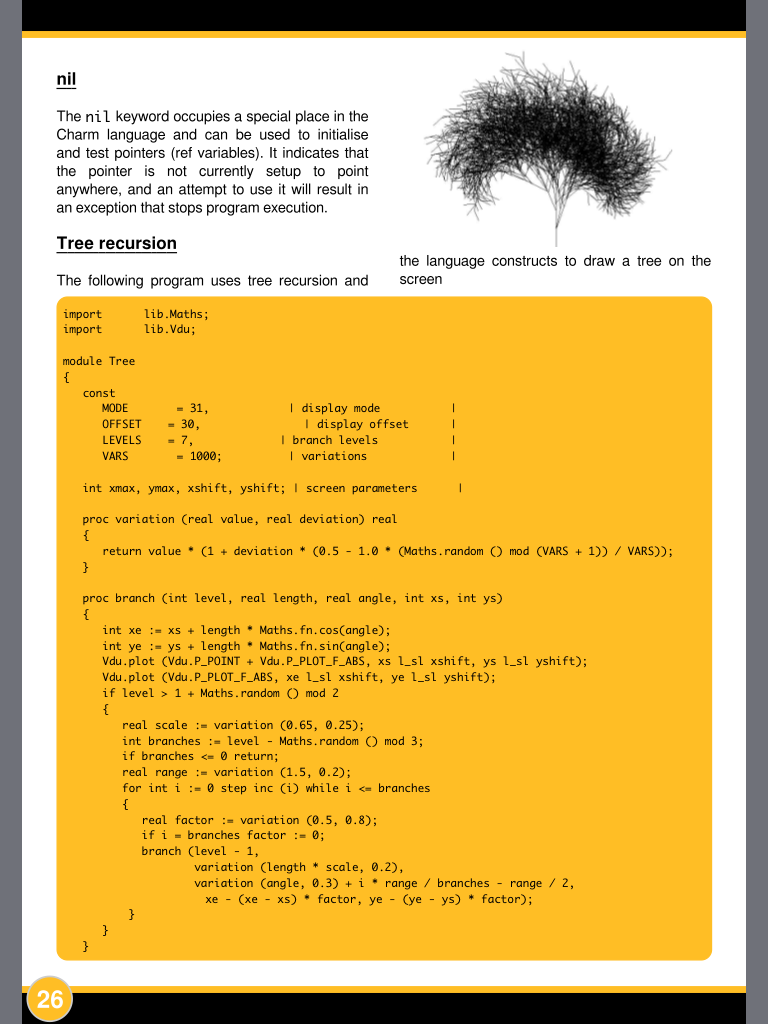
#> input picture tree-gen/photo_1.PNG, 768 x 1024 px
$ python imedge_l0-smooth_canny.py ../tree-gen/photo_1.PNG   (older library calls are emulated)
#> lines starting #> are read from the running program, lines starting #| are printed output that depends on the picture
#!/usr/bin/env python
# Compute edge score for given image
# 1. Smooth using L0 gradient minimization method
# https://github.com/kjzhang/kzhang-cs205-l0-smoothing
# 2. Canny
# https://en.wikipedia.org/wiki/Canny_edge_detector

import argparse
from os.path import exists, basename
import cv2
import os
import numpy as np
from os.path import splitext, join, dirname
from matplotlib.image import imread

# Convert point-spread function to optical transfer function
def psf2otf(psf, outSize=None):
    # Prepare psf for conversion
    data = prepare_psf(psf, outSize)

    # Compute the OTF
    otf = np.fft.fftn(data)

    return np.complex64(otf)


def prepare_psf(psf, outSize=None, dtype=None):
    if not dtype:
        dtype = np.float32

    psf = np.float32(psf)

    # Determine PSF / OTF shapes
    psfSize = np.int32(psf.shape)
    if not outSize:
        outSize = psfSize
    outSize = np.int32(outSize)

    # Pad the PSF to outSize
    new_psf = np.zeros(outSize, dtype=dtype)
    new_psf[:psfSize[0], :psfSize[1]] = psf[:, :]
    psf = new_psf

    # Circularly shift the OTF so that PSF center is at (0,0)
    shift = -(psfSize / 2)
    psf = circshift(psf, shift)

    return psf


# Circularly shift array
def circshift(A, shift):
    for i in range(shift.size):
        A = np.roll(A, np.round(shift[i]).astype(np.int32), axis=i)
    return A

# Smooth using L0 gradient minimization
def l0_smoothing(image_path, kappa=2.0, _lambda=2e-2):
    # Read image I
#> called with image_path = '../tree-gen/photo_1.PNG', kappa = 2, _lambda = 0.02
    image = imread(image_path)# cv2.imread(image_path)
#> image is the input picture: shape (1024, 768, 3) float32; mean R, G, B 0.87, 0.732, 0.4
    print(image.shape, type(image), image[0].dtype, np.min(image), np.max(image))
#| (1024, 768, 3) <class 'numpy.ndarray'> float32 0.0 1.0

    # Validate image format
    assert len(image.shape) == 3, "Error: input must be 3-channel RGB image"

    N, M, D = np.int32(image.shape)
#> N = 1024; M = 768; D = 3
    print("Processing {:d} x {:d} RGB image".format(M, N))
#| Processing 768 x 1024 RGB image

    # Initialize S as I
    S = np.float32(image) / 256

    # Compute image OTF
    size_2D = [N, M]
#> size_2D = [1024, 768]
    fx = np.int32([[1, -1]])
    fy = np.int32([[1], [-1]])
    otfFx = psf2otf(fx, size_2D)
    otfFy = psf2otf(fy, size_2D)

    # Compute F(I)
    FI = np.complex64(np.zeros((N, M, D)))
    FI[:, :, 0] = np.fft.fft2(S[:, :, 0])
    FI[:, :, 1] = np.fft.fft2(S[:, :, 1])
    FI[:, :, 2] = np.fft.fft2(S[:, :, 2])

    # Compute MTF
    MTF = np.power(np.abs(otfFx), 2) + np.power(np.abs(otfFy), 2)
    MTF = np.tile(MTF[:, :, np.newaxis], (1, 1, D))

    # Initialize buffers
    h = np.float32(np.zeros((N, M, D)))
    v = np.float32(np.zeros((N, M, D)))
    dxhp = np.float32(np.zeros((N, M, D)))
    dyvp = np.float32(np.zeros((N, M, D)))
    FS = np.complex64(np.zeros((N, M, D)))

    # Iteration settings
    beta_max = 1e5;
    beta = 2 * _lambda
    iteration = 0

    # Iterate until desired convergence in similarity
    while beta < beta_max:
        print("iteration {:d}".format(iteration))

        ### Step 1: estimate (h, v) subproblem

        # compute dxSp
        h[:, 0:M - 1, :] = np.diff(S, 1, 1)
        h[:, M - 1:M, :] = S[:, 0:1, :] - S[:, M - 1:M, :]

        # compute dySp
        v[0:N - 1, :, :] = np.diff(S, 1, 0)
        v[N - 1:N, :, :] = S[0:1, :, :] - S[N - 1:N, :, :]

        # compute minimum energy E = dxSp^2 + dySp^2 <= _lambda/beta
        t = np.sum(np.power(h, 2) + np.power(v, 2), axis=2) < _lambda / beta
        t = np.tile(t[:, :, np.newaxis], (1, 1, 3))

        # compute piecewise solution for hp, vp
        h[t] = 0
        v[t] = 0

        ### Step 2: estimate S subproblem

        # compute dxhp + dyvp
        dxhp[:, 0:1, :] = h[:, M - 1:M, :] - h[:, 0:1, :]
        dxhp[:, 1:M, :] = -(np.diff(h, 1, 1))
        dyvp[0:1, :, :] = v[N - 1:N, :, :] - v[0:1, :, :]
        dyvp[1:N, :, :] = -(np.diff(v, 1, 0))
        normin = dxhp + dyvp

        FS[:, :, 0] = np.fft.fft2(normin[:, :, 0])
        FS[:, :, 1] = np.fft.fft2(normin[:, :, 1])
        FS[:, :, 2] = np.fft.fft2(normin[:, :, 2])

        # solve for S + 1 in Fourier domain
        denorm = 1 + beta * MTF;
        FS[:, :, :] = (FI + beta * FS) / denorm

        # inverse FFT to compute S + 1
        S[:, :, 0] = np.float32((np.fft.ifft2(FS[:, :, 0])).real)
        S[:, :, 1] = np.float32((np.fft.ifft2(FS[:, :, 1])).real)
        S[:, :, 2] = np.float32((np.fft.ifft2(FS[:, :, 2])).real)

        # update beta for next iteration
        beta *= kappa
        iteration += 1
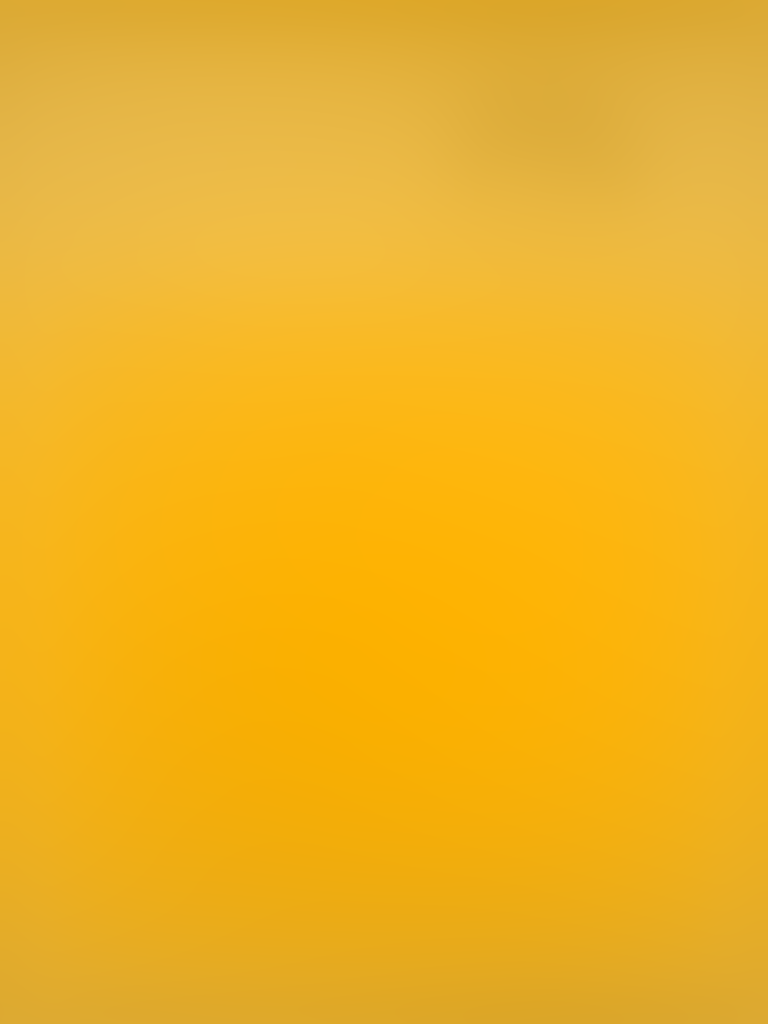
#> S: shape (1024, 768, 3) float32; mean R, G, B 0.0034, 0.00284, 0.00156; drawn with min black and max white
#> dxhp: shape (1024, 768, 3) float32; every value is 0
#> dyvp: shape (1024, 768, 3) float32; every value is 0
#> h: shape (1024, 768, 3) float32; every value is 0
#> after the loop, beta = 167772.2; iteration = 22

    # Rescale image
    S = (S - np.min(S)) / np.ptp(S)
    S = S * 255.0

    return S


def get_prefix(file_path):
    return join(dirname(file_path), basename(splitext(file_path)[0]))

def edge_detection(image_path, l0_sth_kappa, l0_sth_lambda, canny_min_val, canny_max_val):
    im = l0_smoothing(image_path, l0_sth_kappa, l0_sth_lambda)

    # https://theailearner.com/tag/non-max-suppression/
    # https://towardsdatascience.com/canny-edge-detection-step-by-step-in-python-computer-vision-b49c3a2d8123
    im = cv2.cvtColor(im, cv2.COLOR_BGR2GRAY).astype(np.uint8)
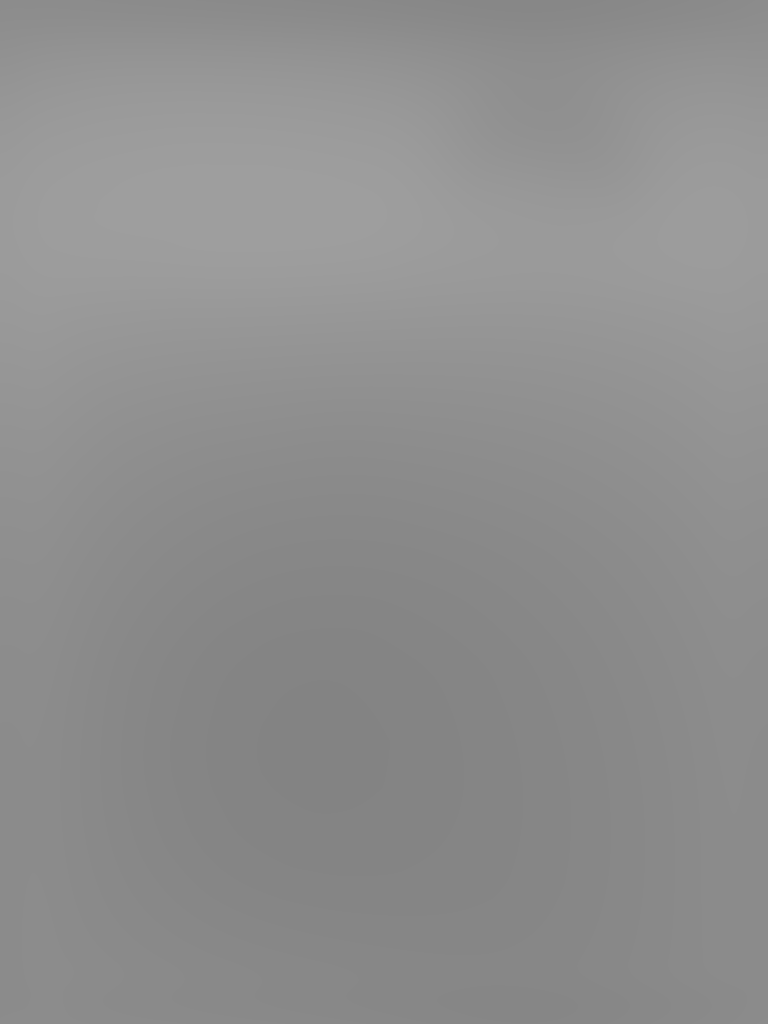
#> im: shape (1024, 768); min 131, max 158, mean 142.3
    # im = cv2.normalize(im, None, alpha=0, beta=1, norm_type=cv2.NORM_MINMAX, dtype=cv2.CV_8U)
    print(im.shape, type(im), im[0].dtype, np.min(im), np.max(im))
#| (1024, 768) <class 'numpy.ndarray'> uint8 131 158

    return cv2.Canny(im, canny_min_val, canny_max_val, L2gradient=True)
#> returned value: shape (1024, 768); every value is 0


if __name__ == '__main__':
    parser = argparse.ArgumentParser(description="Compute edge of the image using L0 smoothing and Canny edge detector.")
    parser.add_argument("path", help="Path to image", type=str)
    parser.add_argument("--kappa_smooth", help="Kappa used for L0 smoothing", type=float, default=2.0)
    parser.add_argument("--lambda_smooth", help="Lambda used for L0 smoothing", type=float, default=2e-2)
    parser.add_argument("--min_val", help="Canny hysteresis min value", type=float, default=50)
    parser.add_argument("--max_val", help="Canny hysteresis max value", type=float, default=200)
    args = parser.parse_args()

    # img_path = join(dir_path, "images", "pano", "image{:04d}.png".format(readout_idx))
    if not exists(args.path):
        exit(args.path, " could not be found")

    edges = edge_detection(args.path, args.kappa_smooth, args.lambda_smooth, args.min_val, args.max_val)
    print(edges.shape, type(edges), edges[0].dtype, np.min(edges), np.max(edges))
#| (1024, 768) <class 'numpy.ndarray'> uint8 0 0

    edges_path = get_prefix(args.path) + "_edges.jpg"
    cv2.imwrite(edges_path, edges)
    print("Edges saved to {}".format(edges_path))
